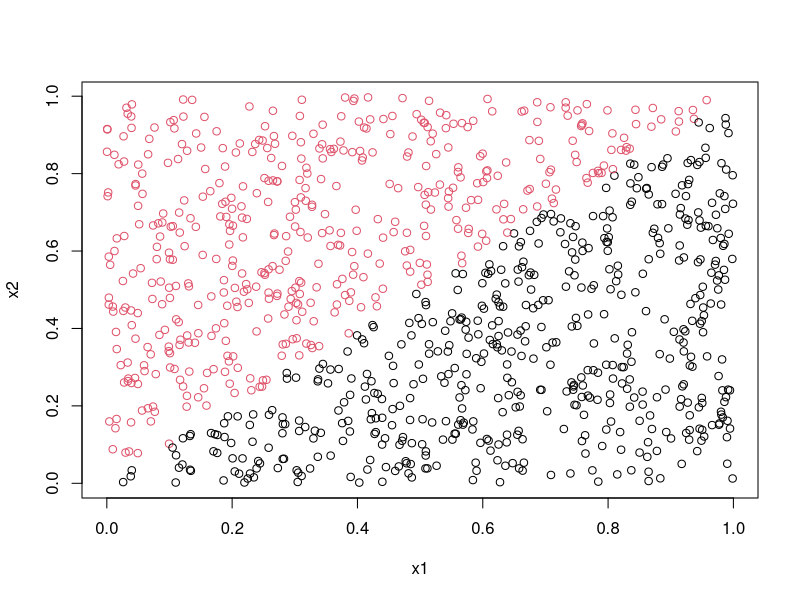
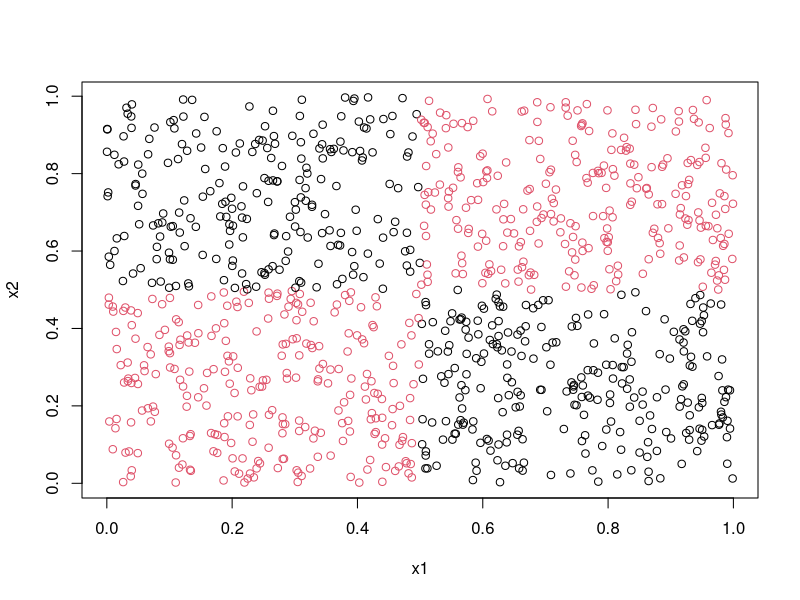
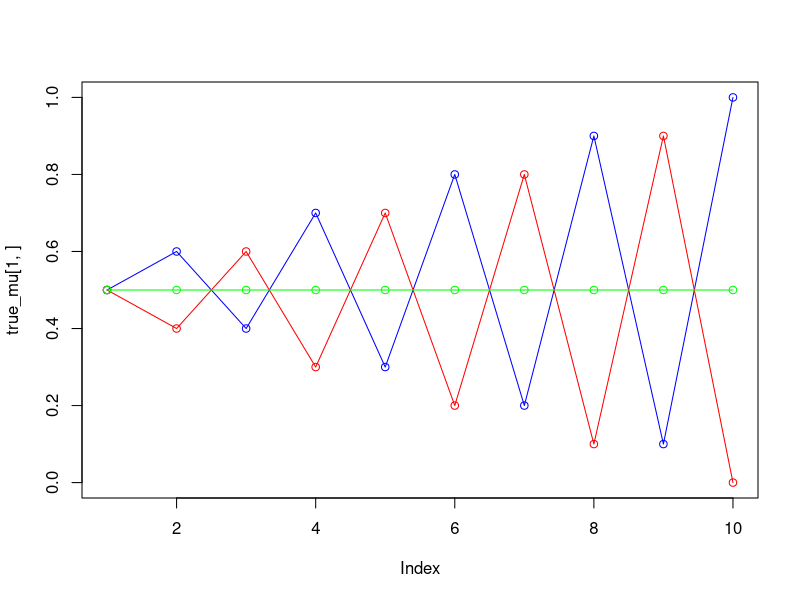
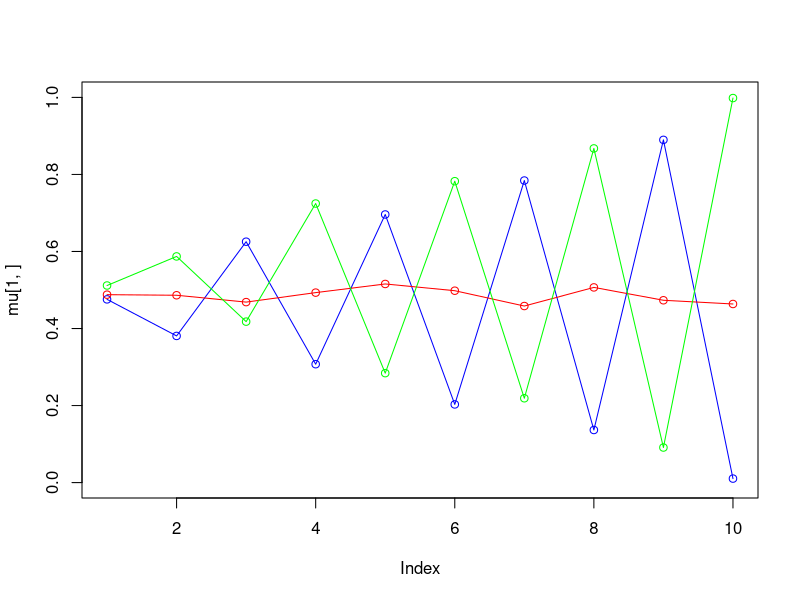
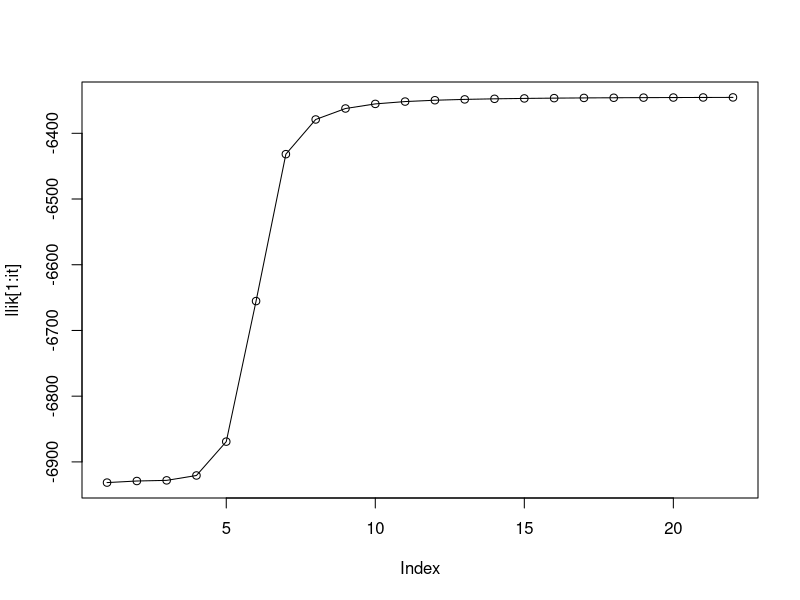
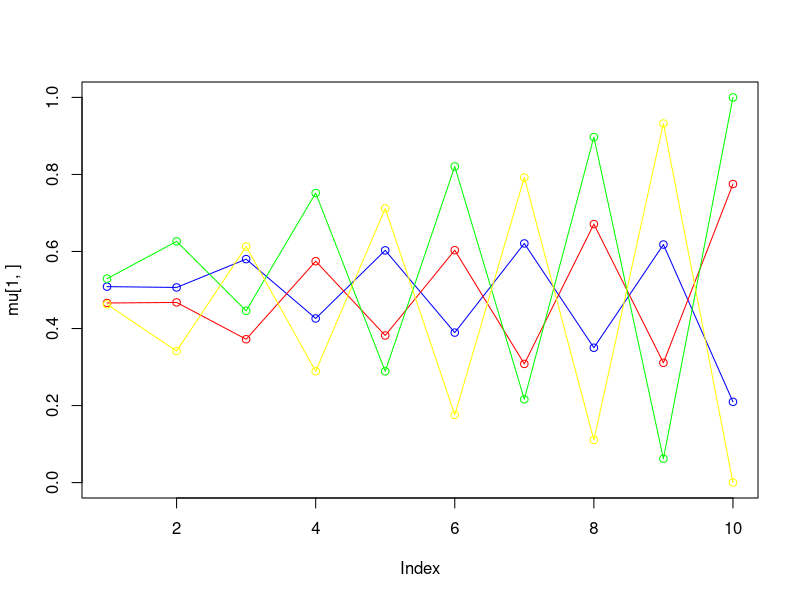
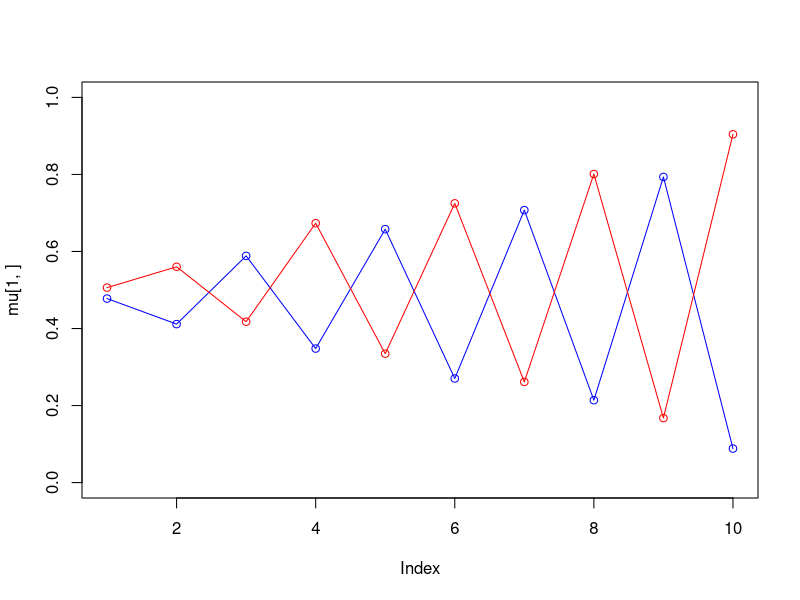

Reproduce these figures in R, in order.
## ---- chunk 1
knitr::opts_chunk$set(echo = FALSE, message = FALSE, warning=FALSE, fig.width = 5, fig.height = 3, fig.align = 'center')
set.seed(12345)
## ---- chunk 2
# packages
library(glmnet)
library(caret)
library(dplyr)
library(ggplot2)
library(randomForest)


## ---- chunk 3

x1<-runif(100)
x2<-runif(100)
trdata<-cbind(x1,x2)
y<-as.numeric(x1<x2)
trlabels<-as.factor(y)
## ---- chunk 4
set.seed(1234)
x1<-runif(1000)
x2<-runif(1000)
tedata<-cbind(x1,x2)
y<-as.numeric(x1<x2)
telabels<-as.factor(y)
plot(x1,x2,col=(y+1))

## ---- chunk 5
# creating 1000 datasets and making 3 random forest model for each dataset

df <- data.frame('1'=c(0),'10'=c(0),'100'=c(0))
df <- df[-1,]

for(i in 1:1000){
  
x1<-runif(100)
x2<-runif(100)
trdata<-cbind(x1,x2)
y<-as.numeric(x1<x2)
trlabels<-as.factor(y)


 vec <- c()
 k <- 1
# creating the models
for (j in c(1,10,100)) {
  
 mod <-  randomForest(x=trdata, y=trlabels, nodesize = 25,keep.forest =TRUE, ntree = j)
 
 vec[k] <- 1- (sum(diag(table(predict(mod,tedata ),telabels )))/1000)
 
 k <- k + 1
}

df <- rbind(df,vec)

}


colnames(df) <- c('1','10','100')

knitr::kable(head(df,10),caption = 'Misclassification error for the first 10 samples' )


knitr::kable(colMeans(df), caption = 'Mean of each random forest size for the 1000 samples')
knitr::kable(c(var(df[,1]),var(df[,2]),var(df[,3])), caption = 'Variance of each random forest size for the 1000 samples')



## ---- chunk 6
# creating 1000 datasets and making 3 random forest model for each dataset

df2 <- data.frame('1'=c(0),'10'=c(0),'100'=c(0))
df2 <- df2[-1,]

set.seed(1234)
x1<-runif(1000)
x2<-runif(1000)
tedata<-cbind(x1,x2)
y<-as.numeric(x1<0.5)
telabels<-as.factor(y)

for(i in 1:1000){
  
x1<-runif(100)
x2<-runif(100)
trdata<-cbind(x1,x2)
y<-as.numeric(x1<0.5)
trlabels<-as.factor(y)


 vec <- c()
 k <- 1
# creating the models
for (j in c(1,10,100)) {
  
 mod <-  randomForest(x=trdata, y=trlabels, nodesize = 25,keep.forest =TRUE, ntree = j)
 
 vec[k] <- 1- (sum(diag(table(predict(mod,tedata ),telabels )))/1000)
 
 k <- k + 1
}

df2 <- rbind(df2,vec)

}


colnames(df2) <- c('1','10','100')

knitr::kable(head(df2,10),caption = 'Misclassification error for the first 10 samples' )


knitr::kable(colMeans(df2), caption = 'Mean of each random forest size for the 1000 samples')

knitr::kable(c(var(df2[,1]),var(df2[,2]),var(df2[,3])), caption = 'Variance of each random forest size for the 1000 samples')
## ---- chunk 7
# creating 1000 datasets and making 3 random forest model for each dataset

df3 <- data.frame('1'=c(0),'10'=c(0),'100'=c(0))
df3 <- df[-1,]

set.seed(1234)
x1 <- runif(1000)
x2 <- runif(1000)
tedata<-cbind(x1,x2)
y <- as.numeric(((x1<0.5 & x2<0.5)| (x1>0.5 & x2>0.5)))
telabels<-as.factor(y)

for(i in 1:1000){
  
x1<-runif(100)
x2<-runif(100)
trdata<-cbind(x1,x2)
y<-as.numeric(((x1<0.5 & x2<0.5)| (x1>0.5 & x2>0.5)))
trlabels<-as.factor(y)


 vec <- c()
 k <- 1
# creating the models
for (j in c(1,10,100)) {
  
 mod <-  randomForest(x=trdata, y=trlabels, nodesize = 12,keep.forest =TRUE, ntree = j)
 
 vec[k] <- 1- (sum(diag(table(predict(mod,tedata ),telabels )))/1000)
 
 k <- k + 1
}

df3 <- rbind(df3,vec)

}


colnames(df3) <- c('1','10','100')

knitr::kable(head(df3,10),caption = 'Misclassification error for the first 10 samples' )


knitr::kable(colMeans(df3), caption = 'Mean of each random forest size for the 1000 samples')
knitr::kable(c(var(df3[,1]),var(df3[,2]),var(df3[,3])), caption = 'Variance of each random forest size for the 1000 samples')
## ---- chunk 8
set.seed(1234)
x1<-runif(1000)
x2<-runif(1000)
tedata<-cbind(x1,x2)
y<-as.numeric(((x1<0.5 & x2<0.5) | (x1>0.5 & x2>0.5)))
telabels<-as.factor(y)
plot(x1,x2,col=(y+1))

## ---- chunk 9
set.seed(1234567890)

max_it <- 100 # max number of EM iterations
min_change <- 0.1 # min change in log lik between two consecutive iterations
n=1000 # number of training points
D=10 # number of dimensions

x <- matrix(nrow=n, ncol=D) # training data
true_pi <- vector(length = 3) # true mixing coefficients
true_mu <- matrix(nrow=3, ncol=D) # true conditional distributions

true_pi=c(1/3, 1/3, 1/3)
true_mu[1,]=c(0.5,0.6,0.4,0.7,0.3,0.8,0.2,0.9,0.1,1)
true_mu[2,]=c(0.5,0.4,0.6,0.3,0.7,0.2,0.8,0.1,0.9,0)
true_mu[3,]=c(0.5,0.5,0.5,0.5,0.5,0.5,0.5,0.5,0.5,0.5)

plot(true_mu[1,], type="o", col="blue", ylim=c(0,1))
points(true_mu[2,], type="o", col="red")
points(true_mu[3,], type="o", col="green")
## ---- chunk 10
set.seed(1234567890)
# Producing the training data
for(i in 1:n) {
  m <- sample(1:3,1,prob=true_pi)
for(d in 1:D) {
  x[i,d] <- rbinom(1,1,true_mu[m,d])
  }
}

M=3 # number of clusters
w <- matrix(nrow=n, ncol=M) # weights
pi <- vector(length = M) # mixing coefficients
mu <- matrix(nrow=M, ncol=D) # conditional distributions
llik <- vector(length = max_it) # log likelihood of the EM iterations

# Random initialization of the parameters
pi <- runif(M,0.49,0.51)
pi <- pi / sum(pi)



for(m in 1:M) {
mu[m,] <- runif(D,0.49,0.51)
  }
## ---- chunk 11
# Function for the Bernoulli product
bernoulli <- function(x,mu,M){
  
  mat <- matrix(0,ncol = M,nrow = nrow(x))
  for (i in 1:nrow(x)) { # for every x and every cluster calculate the prod over the dimensions
    
  for(m in 1:M){
  mat[i,m]<- prod(mu[m,]^x[i,] * ( 1 - mu[m,])^(1-x[i,]))
  
    }
  }
  mat
}

w <- bernoulli(x,mu,M)


## ---- chunk 12
set.seed(1234567890)
# Producing the training data
for(i in 1:n) {
  m <- sample(1:3,1,prob=true_pi)
for(d in 1:D) {
  x[i,d] <- rbinom(1,1,true_mu[m,d])
  }
}

M=3 # number of clusters
w <- matrix(nrow=n, ncol=M) # weights
pi <- vector(length = M) # mixing coefficients
mu <- matrix(nrow=M, ncol=D) # conditional distributions
llik <- vector(length = max_it) # log likelihood of the EM iterations

# Random initialization of the parameters
pi <- runif(M,0.49,0.51)
pi <- pi / sum(pi)



for(m in 1:M) {
mu[m,] <- runif(D,0.49,0.51)
}
## ---- chunk 13
for(it in 1:max_it) {

#points(mu[4,], type="o", col="yellow")
Sys.sleep(0.1)

# E-step: Computation of the weights(Expectation)
w <- bernoulli(x,mu,M)

p_x <- (w*pi)/rowSums(w*pi) # calculate probabilities


#Log likelihood computation.(Maximization)
llik[it] <- sum(log(rowSums(w*pi)))


cat("iteration: ", it, "log likelihood: ", llik[it], "\n")
flush.console()


# Stop if the log likelihood has not changed significantly
if(it>=2 && abs((llik[it] - llik[it-1])) < min_change){
  break()
}
#M-step: ML parameter estimation from the data and weights

#10.16.a
pi <- (1/n) * colSums(p_x)


# 10.16b
for (i in 1:M) {
  for(j in 1:ncol(mu)){
  mu_hat <-  sum(p_x[,i] * x[,j])
  
  mu[i,j] <- mu_hat / colSums(p_x)[i]
    }
  }
}
## ---- chunk 14
plot(mu[1,], type="o", col="blue", ylim=c(0,1))
points(mu[2,], type="o", col="red")
points(mu[3,], type="o", col="green")

pi_1 <- pi
l1 <- llik
## ---- chunk 15
pi
mu
true_mu
plot(llik[1:it], type="o")
## ---- chunk 16
set.seed(1234567890)
# Producing the training data
for(i in 1:n) {
  m <- sample(1:3,1,prob=true_pi)
for(d in 1:D) {
  x[i,d] <- rbinom(1,1,true_mu[m,d])
  }
}

M=4 # number of clusters
w <- matrix(nrow=n, ncol=M) # weights
pi <- vector(length = M) # mixing coefficients
mu <- matrix(nrow=M, ncol=D) # conditional distributions
llik <- vector(length = max_it) # log likelihood of the EM iterations

# Random initialization of the parameters
pi <- runif(M,0.49,0.51)
pi <- pi / sum(pi)



for(m in 1:M) {
mu[m,] <- runif(D,0.49,0.51)
}

for(it in 1:max_it) {
  
Sys.sleep(0.1)

# E-step: Computation of the weights(Expectation)
# Your code here

w <- bernoulli(x,mu,M)

#p_x <- matrix(0,ncol = M,nrow=nrow(x))


p_x <- (w*pi)/rowSums(w*pi)


#Log likelihood computation.(Maximization)
# Your code here


# log-likelihood 



llik[it] <- sum(log(rowSums(w*pi)))

cat("iteration: ", it, "log likelihood: ", llik[it], "\n")
flush.console()


# Stop if the log likelihood has not changed significantly
# Your code here

if(it>=15 && abs((llik[it] - llik[it-1])) < min_change){
  break()
}
#M-step: ML parameter estimation from the data and weights
# Your code here

#10.16.a
pi <- (1/n) * colSums(p_x)


# 10.16b

for (i in 1:M) {
  for(j in 1:ncol(mu)){
  mu_hat <-  sum(p_x[,i] * x[,j])
  
  mu[i,j] <- mu_hat / colSums(p_x)[i]
}
}
}
## ---- chunk 17
pi_2 <- pi
plot(mu[1,], type="o", col="blue", ylim=c(0,1))
  points(mu[2,], type="o", col="red")
  points(mu[3,], type="o", col="green")
  points(mu[4,], type="o", col="yellow")
l2 <- llik

## ---- chunk 18
mu
true_mu
## ---- chunk 19

set.seed(1234567890)
# Producing the training data
for(i in 1:n) {
  m <- sample(1:3,1,prob=true_pi)
for(d in 1:D) {
  x[i,d] <- rbinom(1,1,true_mu[m,d])
  }
}

M=2 # number of clusters
w <- matrix(nrow=n, ncol=M) # weights
pi <- vector(length = M) # mixing coefficients
mu <- matrix(nrow=M, ncol=D) # conditional distributions
llik <- vector(length = max_it) # log likelihood of the EM iterations

# Random initialization of the parameters
pi <- runif(M,0.49,0.51)
pi <- pi / sum(pi)



for(m in 1:M) {
mu[m,] <- runif(D,0.49,0.51)
}

for(it in 1:max_it) {
  
 # points(mu[3,], type="o", col="green")
  #points(mu[4,], type="o", col="yellow")
Sys.sleep(0.1)

# E-step: Computation of the weights(Expectation)
# Your code here

w <- bernoulli(x,mu,M)

#p_x <- matrix(0,ncol = M,nrow=nrow(x))


p_x <- (w*pi)/rowSums(w*pi)


#Log likelihood computation.(Maximization)
# Your code here


# log-likelihood 



llik[it] <- sum(log(rowSums(w*pi)))

cat("iteration: ", it, "log likelihood: ", llik[it], "\n")
flush.console()


# Stop if the log likelihood has not changed significantly
# Your code here

if(it>=15 && abs((llik[it] - llik[it-1])) < min_change){
  break()
}
#M-step: ML parameter estimation from the data and weights
# Your code here

#10.16.a
pi <- (1/n) * colSums(p_x)


# 10.16b

for (i in 1:M) {
  for(j in 1:ncol(mu)){
  mu_hat <-  sum(p_x[,i] * x[,j])
  
  mu[i,j] <- mu_hat / colSums(p_x)[i]
}
}
}
## ---- chunk 20
pi_3 <- pi

plot(mu[1,], type="o", col="blue", ylim=c(0,1))
  points(mu[2,], type="o", col="red")
l23<- llik

## ---- chunk 21
mu
true_mu
## ---- chunk 22

l_df <- data.frame(c(max(l1[l1 < 0]), 22),c(max(l2[l2 < 0]),27),c(max(l23[l23 < 0]),15))

rownames(l_df) <- c('Log-likelihood', 'Iterations')
colnames(l_df) <- c("M=3", "M=4", "M=2")

knitr::kable(l_df, caption="Log-likelihood for the different M's", digits=0)

## ---- chunk 23
pi_df <- list("M=2"=pi_3,'M=3'=pi_1,"M=4"=pi_2)
pi_df
